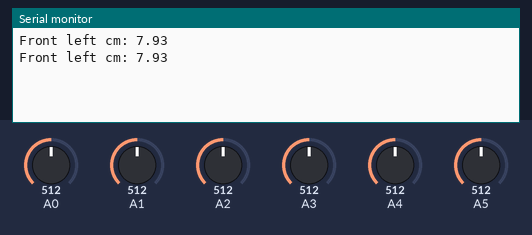
A sketch run on a simulated Arduino Uno, built with avr-gcc and run on an emulated ATmega328P. Parts: the last lines printed to the serial monitor. The test bench sets the inputs (shaded band); at power-on: A3 = 512, A0 = 512, A1 = 512, A2 = 512, A4 = 512, A5 = 512.

Above: at 1.2 s.
1.3 s: A3 set to 716
At 2.6 s:
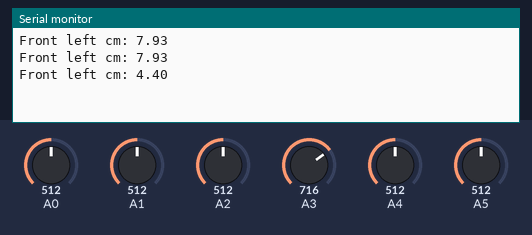
2.8 s: A3 set to 992
At 4.0 s:
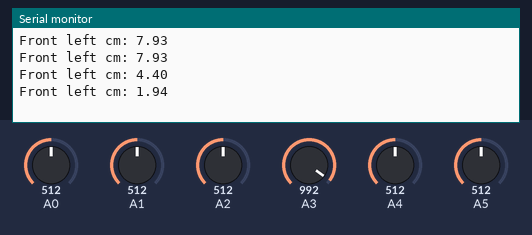
4.3 s: A0 set to 521
At 4.3 s:
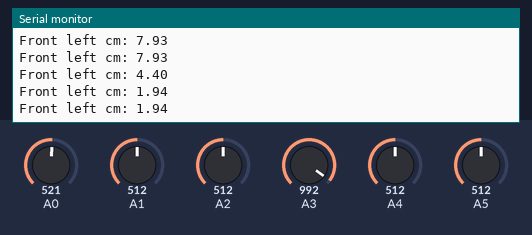
Timing chart, 0 to 7.3 s (numbered marks = the images above; inputs shaded):
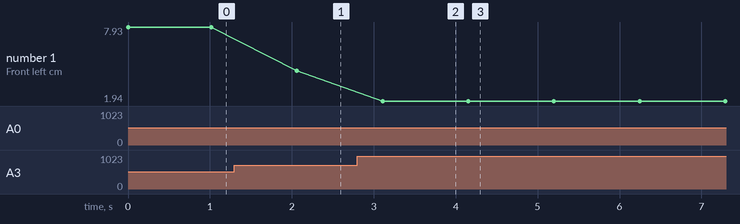

Measured:
- after the input at 1.3 s, the serial monitor: prints a new line after 0.76 s (image 1)
- after the input at 2.8 s, the serial monitor: prints a new line after 0.31 s (image 2)
- plotted number 1: 7.93 → 4.4 after the input at 1.3 s, 4.4 → 1.94 after the input at 2.8 s

The sketch:

sensor_checklist.ino
```cpp
#include <RunningMedian.h>
// reading sensor values based on running median
const int MAX_SMALL_SENSOR = 40;
const int MAX_BIG_SENSOR = 150;
const int NUM_SAMPLES_MEDIAN = 15;

RunningMedian frontIR1_Median = RunningMedian(NUM_SAMPLES_MEDIAN);
RunningMedian frontIR2_Median = RunningMedian(NUM_SAMPLES_MEDIAN);
RunningMedian frontIR3_Median = RunningMedian(NUM_SAMPLES_MEDIAN);
RunningMedian rightIR1_Median = RunningMedian(NUM_SAMPLES_MEDIAN);
RunningMedian rightIR2_Median = RunningMedian(NUM_SAMPLES_MEDIAN);
RunningMedian leftIR_1_Median = RunningMedian(NUM_SAMPLES_MEDIAN);

double frontIR1_Value = 0, frontIR2_Value = 0, frontIR3_Value = 0;
double rightIR1_Value = 0, rightIR2_Value = 0, leftIR1_Value = 0;


void setup() {
  // put your setup code here, to run once:
  Serial.begin(9600);
  Serial.setTimeout(0);
  pinMode(A3, INPUT);
  pinMode(A0, INPUT);
  pinMode(A1, INPUT);
  pinMode(A2, INPUT);
  pinMode(A4, INPUT);
  pinMode(A5, INPUT);
}

void loop() {
  // put your main code here, to run repeatedly:
  // FrontIR1 for 30-50cm if LeftIR1 not accurate enough
  // LeftIR1 for 30-70cm
    Serial.print("Front left cm: ");
    getLeftIR1();
    Serial.println(getFrontIR1());
    getFrontIR2();
    getFrontIR3();
    getRightIR1();
    getRightIR2();
    delay(1000);

}

double getFrontIR1() {
  for (int n = 0; n < NUM_SAMPLES_MEDIAN; n++) {
    readFrontSensor_1();
  }
  return frontIR1_Value;
}
double getFrontIR2() {
  for (int n = 0; n < NUM_SAMPLES_MEDIAN; n++) {
    readFrontSensor_2();
  }
  return frontIR2_Value;
}
double getFrontIR3() {
  for (int n = 0; n < NUM_SAMPLES_MEDIAN; n++) {
    readFrontSensor_3();
  }
  return frontIR3_Value;
}
double getRightIR1() {
  for (int n = 0; n < NUM_SAMPLES_MEDIAN; n++) {
    readRightSensor_1();
  }
  return rightIR1_Value;
}
double getRightIR2() {
  for (int n = 0; n < NUM_SAMPLES_MEDIAN; n++) {
    readRightSensor_2();
  }
  return rightIR2_Value;
}
double getLeftIR1() {
  for (int n = 0; n < NUM_SAMPLES_MEDIAN; n++) {
    readLeftSensor_1();
  }
  return leftIR1_Value;
}


void readFrontSensor_1() {
  double irDistance = 6340.4/analogRead(A3) - 4.4509;//Front left
  frontIR1_Median.add(irDistance);
  if (frontIR1_Median.getCount() >= NUM_SAMPLES_MEDIAN) {
    if (abs(frontIR1_Median.getHighest() - frontIR1_Median.getLowest()) > 40) {
      frontIR1_Value = MAX_SMALL_SENSOR;
    } else {
      frontIR1_Value = frontIR1_Median.getMedian();
    }
  }
}

void readFrontSensor_2() {
  double irDistance = 6044.1/analogRead(A1) - 2.8095;//Middle
  frontIR2_Median.add(irDistance);
  if (frontIR2_Median.getCount() >= NUM_SAMPLES_MEDIAN) {
    if (abs(frontIR2_Median.getHighest() - frontIR2_Median.getLowest()) > 40) {
      frontIR2_Value = MAX_SMALL_SENSOR;
    } else {
      frontIR2_Value = frontIR2_Median.getMedian();
    }
  }
}

void readFrontSensor_3() {
  double irDistance = 7236.7/analogRead(A0) - 7.2009;//Front right
  frontIR3_Median.add(irDistance);
  if (frontIR3_Median.getCount() >= NUM_SAMPLES_MEDIAN) {
    if (abs(frontIR3_Median.getHighest() - frontIR3_Median.getLowest()) > 40) {
      frontIR3_Value = MAX_SMALL_SENSOR;
    } else {
      frontIR3_Value = frontIR3_Median.getMedian();
    }
  }
}

void readRightSensor_1() {
  double irDistance = 6776.4/analogRead(A2) - 8.3595;//right back
  rightIR1_Median.add(irDistance);
  if (rightIR1_Median.getCount() >= NUM_SAMPLES_MEDIAN) {
    if (abs(rightIR1_Median.getHighest() - rightIR1_Median.getLowest()) > 40) {
      rightIR1_Value = MAX_SMALL_SENSOR;
    } else {
      rightIR1_Value = rightIR1_Median.getMedian();
    }
  }
}

void readRightSensor_2() {
  double irDistance = 5456.6/analogRead(A5)- 3.3411;//right front
  rightIR2_Median.add(irDistance);
  if (rightIR2_Median.getCount() >= NUM_SAMPLES_MEDIAN) {
    if (abs(rightIR2_Median.getHighest() - rightIR2_Median.getLowest()) > 40) {
      rightIR2_Value = MAX_SMALL_SENSOR;
    } else {
      rightIR2_Value = rightIR2_Median.getMedian();
    }
  }
}

void readLeftSensor_1() {
  double irDistance=0.0;
  if (analogRead(A4)>300){
     irDistance = 12855/analogRead(A4)- 2.1442;//Long Range
  }
  else {
   irDistance = 12855/analogRead(A4)- 4.1442;//Long Range
  }
  leftIR_1_Median.add(irDistance);
  if (leftIR_1_Median.getCount() >= NUM_SAMPLES_MEDIAN) {
    if (abs(leftIR_1_Median.getHighest() - leftIR_1_Median.getLowest()) > 40) {
      leftIR1_Value = MAX_BIG_SENSOR;
    } else {
      leftIR1_Value = leftIR_1_Median.getMedian();
    }
  }
}
```
